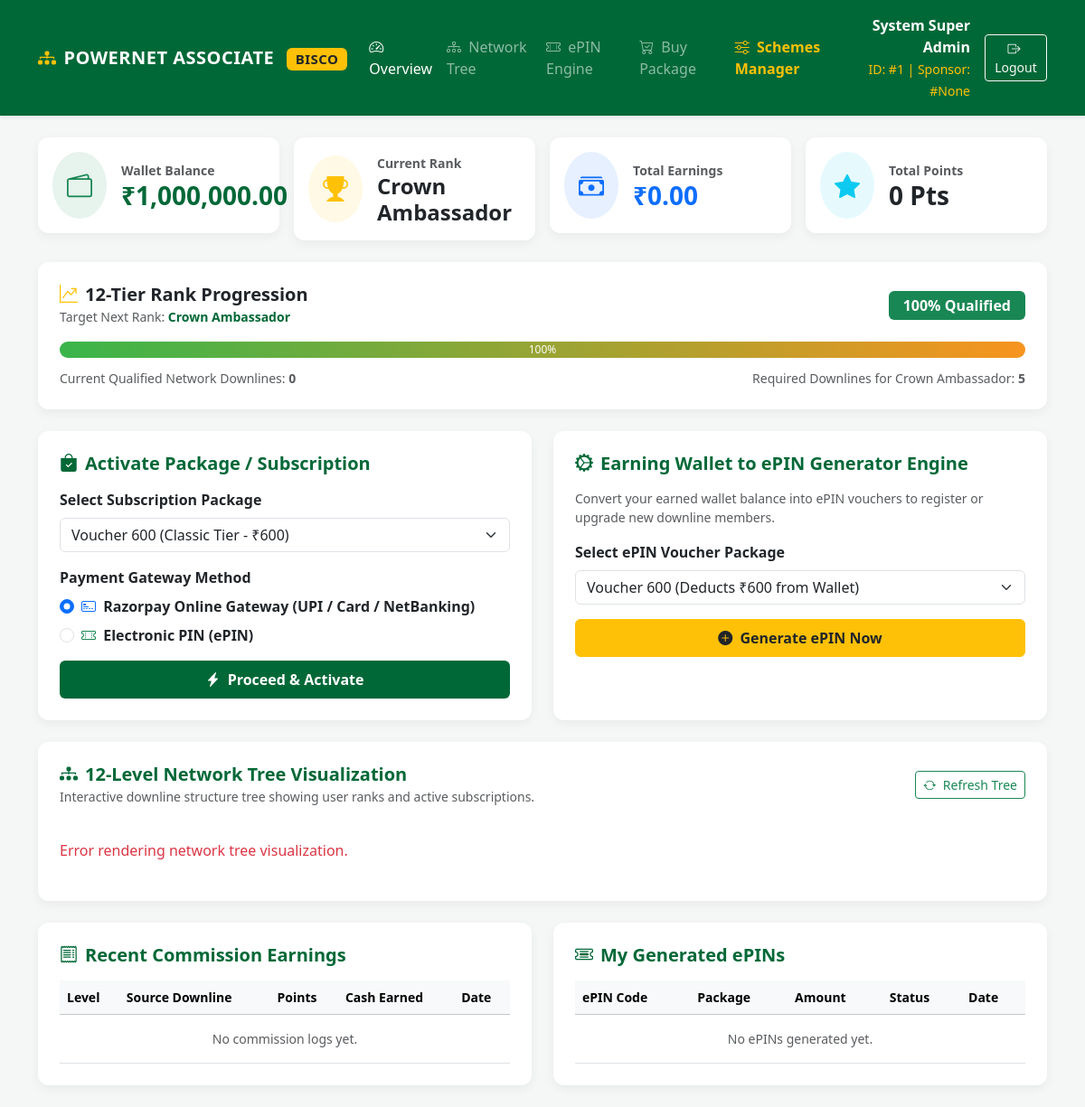
/dashboard.php (signed in), run on the app's committed database.
### tables this page shows
CREATE TABLE IF NOT EXISTS `users` (
  `id` INT AUTO_INCREMENT PRIMARY KEY,
  `sponsor_id` INT NULL,
  `full_name` VARCHAR(100) NOT NULL,
  `phone` VARCHAR(15) NOT NULL UNIQUE,
  `password` VARCHAR(255) NOT NULL,
  `rank_level` TINYINT NOT NULL DEFAULT 0 COMMENT '0: Member, 1: Promoter ... 12: Crown Ambassador',
  `wallet_balance` DECIMAL(10, 2) NOT NULL DEFAULT 0.00,
  `is_admin` TINYINT NOT NULL DEFAULT 0 COMMENT '0: Member, 1: Admin',
  `created_at` TIMESTAMP DEFAULT CURRENT_TIMESTAMP,
  FOREIGN KEY (`sponsor_id`) REFERENCES `users` (`id`) ON DELETE SET NULL
);

### includes/auth.php (called while the page is built, shortened)
<?php
class Auth {
    public static function user(): ?array {
        $db = Database::getConnection();
        $stmt = $db->prepare("SELECT * FROM users WHERE id = ?");
        $stmt->execute([$_SESSION['user_id']]);
        $user = $stmt->fetch();
        return $user ?: null;
    }
}

### dashboard.php (the view, shortened to what this page needs)
<?php
require_once __DIR__ . '/includes/auth.php';
$db = Database::getConnection();
$user = Auth::user();
$userId = (int)$user['id'];
$rankNames = [
    0 => 'Member',
    1 => 'Promoter',
    2 => 'Senior Promoter',
    3 => 'Team Leader',
    4 => 'Team Manager',
    5 => 'Area Manager',
    6 => 'Zonal Manager',
    7 => 'Regional Manager',
    8 => 'State Head',
    9 => 'National Head',
    10 => 'Global Head',
    11 => 'Ambassador',
    12 => 'Crown Ambassador'
];
$currentRankLevel = (int)$user['rank_level'];
$currentRankName = $rankNames[$currentRankLevel] ?? 'Member';
$nextRankLevel = min(12, $currentRankLevel + 1);
$nextRankName = $rankNames[$nextRankLevel] ?? 'Max Rank Reached';
$progressPercentage = 100;
$currentDownlineCount = 0;
$requiredDownlines = 5;
$stmtComms = $db->prepare("
    SELECT c.*, u.full_name as source_name
    FROM affiliate_commissions c
    LEFT JOIN users u ON c.source_user_id = u.id
    WHERE c.beneficiary_id = ?
    ORDER BY c.id DESC LIMIT 15
");
$stmtComms->execute([$userId]);
$commissions = $stmtComms->fetchAll();
$stmtEpins = $db->prepare("SELECT * FROM epins WHERE creator_user_id = ? ORDER BY id DESC LIMIT 15");
$stmtEpins->execute([$userId]);
$myEpins = $stmtEpins->fetchAll();
$stmtTotalComm = $db->prepare("SELECT SUM(cash_amount) as total_cash, SUM(points_earned) as total_pts FROM affiliate_commissions WHERE beneficiary_id = ?");
$stmtTotalComm->execute([$userId]);
$commTotals = $stmtTotalComm->fetch();
$totalCashEarned = (float)($commTotals['total_cash'] ?? 0.00);
$totalPointsEarned = (int)($commTotals['total_pts'] ?? 0);
?>
<!DOCTYPE html>
<html lang="en">
<head>
    <link href="https://cdn.jsdelivr.net/npm/bootstrap@5.3.2/dist/css/bootstrap.min.css" rel="stylesheet">
    <link href="https://cdn.jsdelivr.net/npm/bootstrap-icons@1.11.1/font/bootstrap-icons.css" rel="stylesheet">
</head>
<body>
<nav class="navbar navbar-expand-lg bg-brand-primary navbar-dark shadow-sm py-3">
    <div class="container">
        <a class="navbar-brand navbar-brand-custom" href="dashboard.php">
            <i class="bi bi-diagram-3-fill me-2 text-warning"></i>POWERNET ASSOCIATE <span class="badge bg-warning text-dark ms-2">BISCO</span>
        </a>
        <div class="collapse navbar-collapse" id="navContent">
            <ul class="navbar-nav me-auto mb-2 mb-lg-0">
                <li class="nav-item"><a class="nav-link active" href="#overview"><i class="bi bi-speedometer2 me-1"></i> Overview</a></li>
                <li class="nav-item"><a class="nav-link" href="#network-tree"><i class="bi bi-diagram-3 me-1"></i> Network Tree</a></li>
                <li class="nav-item"><a class="nav-link" href="#epin-section"><i class="bi bi-ticket-perforated me-1"></i> ePIN Engine</a></li>
                <li class="nav-item"><a class="nav-link" href="#packages-section"><i class="bi bi-cart-check me-1"></i> Buy Package</a></li>
                <li class="nav-item"><a class="nav-link text-warning fw-bold" href="admin/schemes.php"><i class="bi bi-sliders me-1"></i> Schemes Manager</a></li>
            </ul>
            <div class="d-flex align-items-center text-white">
                <div class="me-3 text-end d-none d-md-block">
                    <div class="fw-bold"><?= htmlspecialchars($user['full_name']) ?></div>
                    <small class="text-warning">ID: #<?= $user['id'] ?> | Sponsor: #<?= $user['sponsor_id'] ?: 'None' ?></small>
                </div>
                <a href="logout.php" class="btn btn-outline-light btn-sm"><i class="bi bi-box-arrow-right me-1"></i> Logout</a>
            </div>
        </div>
    </div>
</nav>
<div class="container my-4" id="overview">
    <div class="row g-3 mb-4">
        <div class="col-md-3">
            <div class="card card-stat bg-white p-3">
                <div class="d-flex align-items-center">
                    <div class="rounded-circle p-3 bg-success bg-opacity-10 text-success me-3">
                        <i class="bi bi-wallet2 fs-3"></i>
                    </div>
                    <div>
                        <small class="text-muted fw-semibold">Wallet Balance</small>
                        <h3 class="mb-0 fw-bold text-brand-primary">₹<?= number_format((float)$user['wallet_balance'], 2) ?></h3>
                    </div>
                </div>
            </div>
        </div>
        <div class="col-md-3">
            <div class="card card-stat bg-white p-3">
                <div class="d-flex align-items-center">
                    <div class="rounded-circle p-3 bg-warning bg-opacity-10 text-warning me-3">
                        <i class="bi bi-trophy-fill fs-3"></i>
                    </div>
                    <div>
                        <small class="text-muted fw-semibold">Current Rank</small>
                        <h4 class="mb-0 fw-bold text-dark"><?= htmlspecialchars($currentRankName) ?></h4>
                    </div>
                </div>
            </div>
        </div>
        <div class="col-md-3">
            <div class="card card-stat bg-white p-3">
                <div class="d-flex align-items-center">
                    <div class="rounded-circle p-3 bg-primary bg-opacity-10 text-primary me-3">
                        <i class="bi bi-cash-stack fs-3"></i>
                    </div>
                    <div>
                        <small class="text-muted fw-semibold">Total Earnings</small>
                        <h3 class="mb-0 fw-bold text-primary">₹<?= number_format($totalCashEarned, 2) ?></h3>
                    </div>
                </div>
            </div>
        </div>
        <div class="col-md-3">
            <div class="card card-stat bg-white p-3">
                <div class="d-flex align-items-center">
                    <div class="rounded-circle p-3 bg-info bg-opacity-10 text-info me-3">
                        <i class="bi bi-star-fill fs-3"></i>
                    </div>
                    <div>
                        <small class="text-muted fw-semibold">Total Points</small>
                        <h3 class="mb-0 fw-bold text-dark"><?= number_format($totalPointsEarned) ?> Pts</h3>
                    </div>
                </div>
            </div>
        </div>
    </div>
    <div class="card card-stat bg-white p-4 mb-4">
        <div class="d-flex justify-content-between align-items-center mb-2">
            <div>
                <h5 class="fw-bold mb-0"><i class="bi bi-graph-up-arrow me-2 text-warning"></i>12-Tier Rank Progression</h5>
                <small class="text-muted">Target Next Rank: <strong class="text-brand-primary"><?= htmlspecialchars($nextRankName) ?></strong></small>
            </div>
            <span class="badge bg-success px-3 py-2 fs-6"><?= $progressPercentage ?>% Qualified</span>
        </div>
        <div class="progress my-2" style="height: 18px; border-radius: 10px;">
            <div class="progress-bar progress-bar-custom progress-bar-striped progress-bar-animated" role="progressbar" style="width: <?= $progressPercentage ?>%;" aria-valuenow="<?= $progressPercentage ?>" aria-valuemin="0" aria-valuemax="100">
                <?= $progressPercentage ?>%
            </div>
        </div>
        <div class="d-flex justify-content-between text-muted small mt-1">
            <span>Current Qualified Network Downlines: <strong><?= $currentDownlineCount ?></strong></span>
            <span>Required Downlines for <?= htmlspecialchars($nextRankName) ?>: <strong><?= $requiredDownlines ?></strong></span>
        </div>
    </div>
    <div class="row g-4 mb-4">
        <div class="col-md-6" id="packages-section">
            <div class="card card-stat bg-white p-4 h-100">
                <h5 class="fw-bold text-brand-primary mb-3"><i class="bi bi-bag-check-fill me-2"></i>Activate Package / Subscription</h5>
                <form id="purchaseForm">
                    <div class="mb-3">
                        <label class="form-label fw-semibold">Select Subscription Package</label>
                        <select id="packageSelect" class="form-select" required>
                            <option value="voucher_600" data-amount="600">Voucher 600 (Classic Tier - ₹600)</option>
                        </select>
                    </div>
                    <div class="mb-3">
                        <label class="form-label fw-semibold">Payment Gateway Method</label>
                        <div class="form-check mb-2">
                            <input class="form-check-input" type="radio" name="payment_method" id="payRazorpay" value="razorpay" checked>
                            <label class="form-check-label fw-bold" for="payRazorpay">
                                <i class="bi bi-credit-card-2-front text-primary me-1"></i> Razorpay Online Gateway (UPI / Card / NetBanking)
                            </label>
                        </div>
                        <div class="form-check mb-2">
                            <input class="form-check-input" type="radio" name="payment_method" id="payEpin" value="epin">
                            <label class="form-check-label fw-bold" for="payEpin">
                                <i class="bi bi-ticket-perforated text-success me-1"></i> Electronic PIN (ePIN)
                            </label>
                        </div>
                    </div>
                    <button type="button" id="btnActivatePackage" class="btn bg-brand-primary text-white fw-bold w-100 py-2">
                        <i class="bi bi-lightning-charge-fill me-1"></i> Proceed & Activate
                    </button>
                </form>
            </div>
        </div>
        <div class="col-md-6" id="epin-section">
            <div class="card card-stat bg-white p-4 h-100">
                <h5 class="fw-bold text-brand-primary mb-3"><i class="bi bi-gear-wide-connected me-2"></i>Earning Wallet to ePIN Generator Engine</h5>
                <p class="text-muted small">Convert your earned wallet balance into ePIN vouchers to register or upgrade new downline members.</p>
                <form id="genEpinForm">
                    <div class="mb-3">
                        <label class="form-label fw-semibold">Select ePIN Voucher Package</label>
                        <select id="genPackageSelect" class="form-select" required>
                            <option value="voucher_600">Voucher 600 (Deducts ₹600 from Wallet)</option>
                        </select>
                    </div>
                    <button type="button" id="btnGenerateEpin" class="btn btn-warning text-dark fw-bold w-100 py-2">
                        <i class="bi bi-plus-circle-fill me-1"></i> Generate ePIN Now
                    </button>
                </form>
            </div>
        </div>
    </div>
    <div class="card card-stat bg-white p-4 mb-4" id="network-tree">
        <div class="d-flex justify-content-between align-items-center mb-3">
            <div>
                <h5 class="fw-bold mb-0 text-brand-primary"><i class="bi bi-diagram-3-fill me-2"></i>12-Level Network Tree Visualization</h5>
                <small class="text-muted">Interactive downline structure tree showing user ranks and active subscriptions.</small>
            </div>
            <button id="btnRefreshTree" class="btn btn-outline-success btn-sm"><i class="bi bi-arrow-repeat me-1"></i> Refresh Tree</button>
        </div>
        <div class="tree-container">
            <div class="tree" id="treeRoot">
            </div>
        </div>
    </div>
    <div class="row g-4">
        <div class="col-md-6">
            <div class="card card-stat bg-white p-4">
                <h5 class="fw-bold text-brand-primary mb-3"><i class="bi bi-receipt me-2"></i>Recent Commission Earnings</h5>
                <div class="table-responsive">
                    <table class="table table-hover align-middle small mb-0">
                        <thead class="table-light">
                            <tr>
                                <th>Level</th>
                                <th>Source Downline</th>
                                <th>Points</th>
                                <th>Cash Earned</th>
                                <th>Date</th>
                            </tr>
                        </thead>
                        <tbody>
                            <?php if (empty($commissions)): ?>
                                <tr><td colspan="5" class="text-center text-muted py-3">No commission logs yet.</td></tr>
                            <?php endif; ?>
                        </tbody>
                    </table>
                </div>
            </div>
        </div>
        <div class="col-md-6">
            <div class="card card-stat bg-white p-4">
                <h5 class="fw-bold text-brand-primary mb-3"><i class="bi bi-ticket-detailed me-2"></i>My Generated ePINs</h5>
                <div class="table-responsive">
                    <table class="table table-hover align-middle small mb-0">
                        <thead class="table-light">
                            <tr>
                                <th>ePIN Code</th>
                                <th>Package</th>
                                <th>Amount</th>
                                <th>Status</th>
                                <th>Date</th>
                            </tr>
                        </thead>
                        <tbody>
                            <?php if (empty($myEpins)): ?>
                                <tr><td colspan="5" class="text-center text-muted py-3">No ePINs generated yet.</td></tr>
                            <?php endif; ?>
                        </tbody>
                    </table>
                </div>
            </div>
        </div>
    </div>
</div>
</body>
</html>

### dashboard.php (style rules this page uses)
:root { --primary-green: #006837; --secondary-green: #39B54A; --accent-gold: #F7941E; --dark-bg: #0f2719; }
body { background-color: #f4f7f5; font-family: 'Segoe UI', Tahoma, Geneva, Verdana, sans-serif; }
.navbar-brand-custom { font-weight: 800; letter-spacing: 0.5px; color: #ffffff !important; }
.bg-brand-primary { background-color: var(--primary-green) !important; }
.text-brand-primary { color: var(--primary-green) !important; }
.card-stat { border: none; border-radius: 12px; transition: transform 0.2s; box-shadow: 0 4px 12px rgba(0,0,0,0.05); }
.progress-bar-custom { background: linear-gradient(90deg, var(--secondary-green), var(--accent-gold)); }
.tree-container { overflow-x: auto; padding: 20px 0; }

### data on the page
users: full_name "System Super Admin", id "1", sponsor "None", wallet_balance "1,000,000.00", rank_level "Crown Ambassador"

### other printed values
$totalCashEarned "0.00"
$totalPointsEarned "0"
$progressPercentage "100"
$currentDownlineCount "0"
$requiredDownlines "5"
